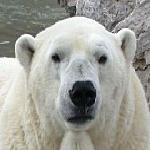
#> input picture image_classification/Image/BearHead/bearfrontal0003.jpg, 150 x 150 px; its folder holds only this picture in this run
$ jupyter execute --allow-errors Head_Detection.ipynb
#> lines starting #> are read from the running program, lines starting #| are printed output that depends on the picture
### image_classification/resizedata.py
import joblib
from skimage.io import imread
from skimage.transform import resize
import os

def resize_data(src, pklname, include, width=150, height=None):
    """
    load images from path, resize them and write them as arrays to a dictionary,
    together with labels and metadata. The dictionary is written to a pickle file
    named '{pklname}_{width}x{height}px.pkl'.

    Parameter
    ---------
    src: str
        path to data
    pklname: str
        path to output file
    width: int
        target width of the image in pixels
    include: set[str]
        set containing str
    """
#> called with src = 'Image', pklname = 'animal_faces', width = 80

    height = height if height is not None else width

    data = dict()
    data['description'] = 'resized ({0}x{1})animal images in rgb'.format(int(width), int(height))
    data['label'] = []
    data['filename'] = []
    data['data'] = []

    pklname = f"Output/{pklname}_{width}x{height}px.pkl"

    # read all images in PATH, resize and write to DESTINATION_PATH
    for subdir in os.listdir(src):
        if subdir in include:
            print(subdir)
            current_path = os.path.join(src, subdir)

            for file in os.listdir(current_path):
                if file[-3:] in {'jpg', 'png'}:
                    im = imread(os.path.join(current_path, file))
#> im is the input picture: shape (150, 150, 3); mean R, G, B 160.6, 160.7, 153.8
                    im = resize(im, (width, height)) #[:,:,::-1]
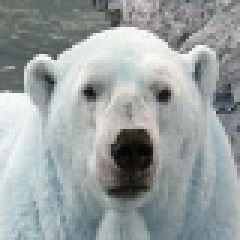
#> im: shape (80, 80, 3) float64 (shown 3 times larger); mean B, G, R 0.63, 0.63, 0.603
                    data['label'].append(subdir[:-4])
                    data['filename'].append(file)
                    data['data'].append(im)

        joblib.dump(data, pklname)
#> pass 2 of the loop in resize_data, `for subdir in os.listdir(src):`:
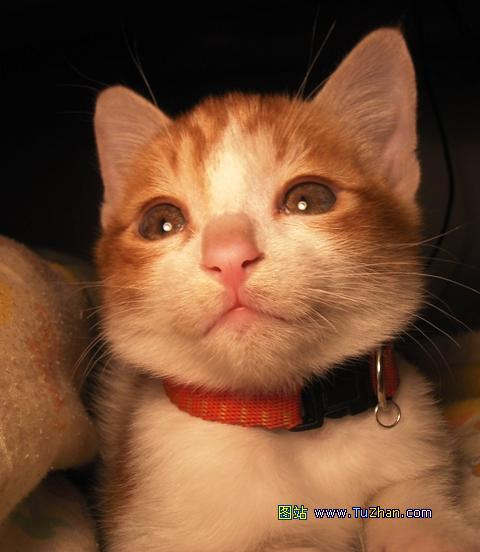
#> input picture image_classification/Image/CatHead/cat000960.jpg, 480 x 552 px
#> in resize_data, im is the input picture: shape (552, 480, 3); mean R, G, B 117.2, 77, 50.9
#> in resize_data, `im = resize(im, (width, height))`:
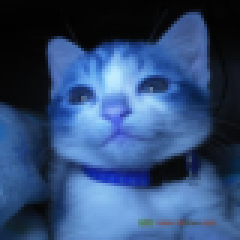
#> im: shape (80, 80, 3) float64 (shown 3 times larger); mean B, G, R 0.46, 0.302, 0.2

### image_classification/Head_Detection.ipynb
# Head Detection among images

reference : https://kapernikov.com/tutorial-image-classification-with-scikit-learn/

[cell 1]
# loading libraries
# System
import os
import joblib
from collections import Counter


# Image processing
import skimage
from skimage.transform import resize
from skimage.feature import hog
from skimage.io import imread
from skimage.transform import rescale

# Data Processing
import numpy as np
import pandas as pd

# data viz
import matplotlib.pyplot as plt
from plotly.offline import init_notebook_mode, iplot, plot
import plotly as py
init_notebook_mode(connected=True)
import plotly.graph_objs as go
import plotly.figure_factory as ff

# Machine Learning
from sklearn.model_selection import train_test_split
from sklearn.model_selection import cross_val_predict
from sklearn.base import BaseEstimator, TransformerMixin
from sklearn.preprocessing import StandardScaler, Normalizer, MinMaxScaler, RobustScaler, MaxAbsScaler
from sklearn.pipeline import Pipeline
from sklearn.linear_model import SGDClassifier
from sklearn import svm
from sklearn.naive_bayes import GaussianNB, MultinomialNB, BernoulliNB
from sklearn.model_selection import GridSearchCV
from sklearn.metrics import classification_report, confusion_matrix, plot_confusion_matrix

# Preparing the data set

[cell 2]
data_path = r'Image'

print(os.listdir(data_path))

Nombre de labels : all animals

[cell 3]
# load functions and classes
from resizedata import resize_data
from transformers import RGB2GrayTransformer, HogTransformer

base_name = 'animal_faces'
width = 80

include = os.listdir(data_path)

resize_data(src=data_path, pklname=base_name, include=include, width=width)

Let’s load the data from disk and print a summary.

[cell 4]
from collections import Counter

data = joblib.load(f'Output/{base_name}_{width}x{width}px.pkl')

# data2 = joblib.load(f'Output/{pklname2}_{width}x{width}px.pkl')

print('number of samples: ', len(data['data']))
print('keys: ', list(data.keys()))
print('description: ', data['description'])
print('image shape: ', data['data'][0].shape)
print('labels:', np.unique(data['label']))

Counter(data['label'])

The images below show an example of each animal included.

[cell 5]
labels = np.unique(data['label'])

fig, axes = plt.subplots(1, len(labels))
fig.set_size_inches(15,15)
for ax, label in zip(axes, labels):
    idx = data['label'].index(label)
    ax.imshow(data['data'][idx])
    ax.axis('off')
    ax.set_title(label)
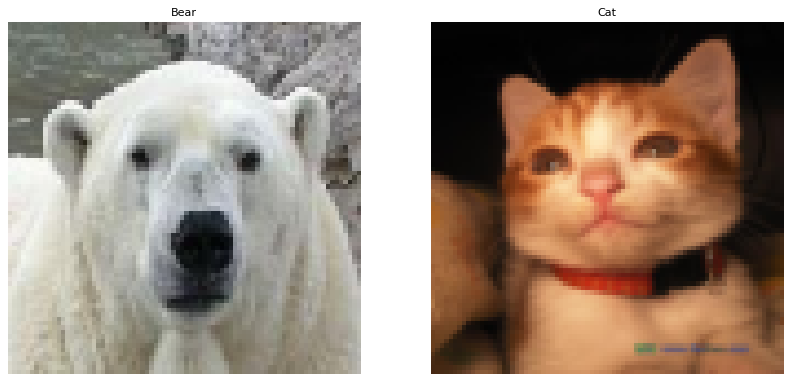
#> figure drawn by matplotlib, 2 panels

By convention, we name the input data X and result (labels) y.

[cell 6]
# [4 lines of commented-out code are left out]

[cell 7]
X = np.array(data['data'])

y = np.array(data['label'])

# Training & test dataset

[cell 8]
from sklearn.model_selection import train_test_split

#> (the rest of this cell did not finish here and is left out)

To verify that the distribution of photos in the training and test set is similar, let’s look at the relative number of photos per category.

[cell 9]
# [27 lines left out: function plot_bar, not called in this run]

plt.suptitle('relative amount of photos per type')
#> (the rest of this cell did not finish here and is left out)

# Processing

A classic approach to object recognition is HOG-SVM, which stands for Histogram of Oriented Gradients and Support Vector Machines. HOGs are used for feature reduction, in other words: for lowering the complexity of the problem, while maintaining as much variation as possible.

To calculate a HOG, an image is divided into blocks, for example 8 by 8 pixels. For each of these blocks, the magnitude of the gradient in a given number of directions is calculated. For a detailed explanation, we refer to http://www.learnopencv.com/histogram-of-oriented-gradients/.

Here we will just look at an example:

[cell 10]
from skimage.feature import hog
from skimage.io import imread
from skimage.transform import rescale

dog = imread('assets/White_German_Shepherd_Dog_Posing.jpg', as_gray=True)
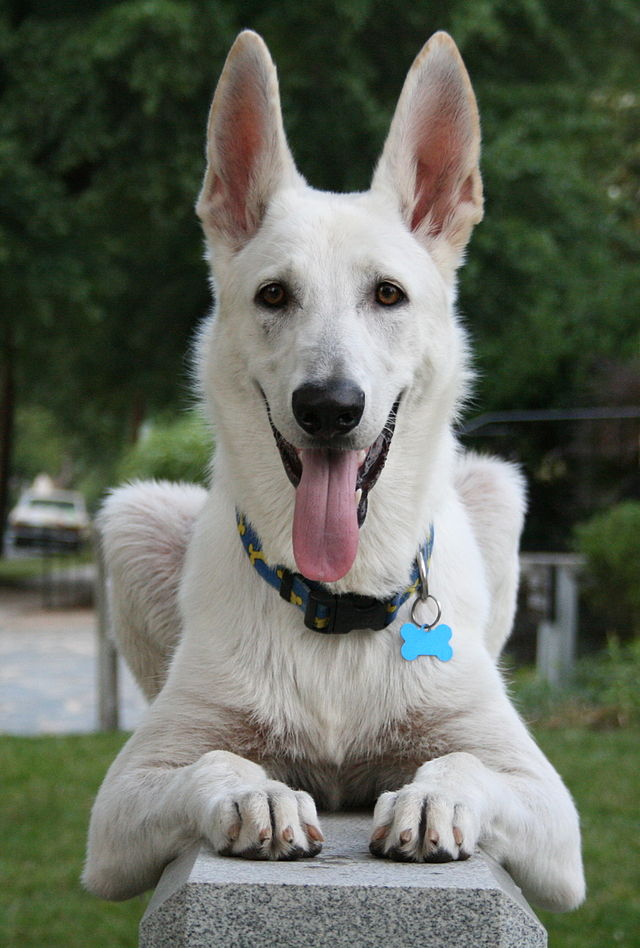
#> input picture image_classification/assets/White_German_Shepherd_Dog_Posing.jpg, 640 x 948 px
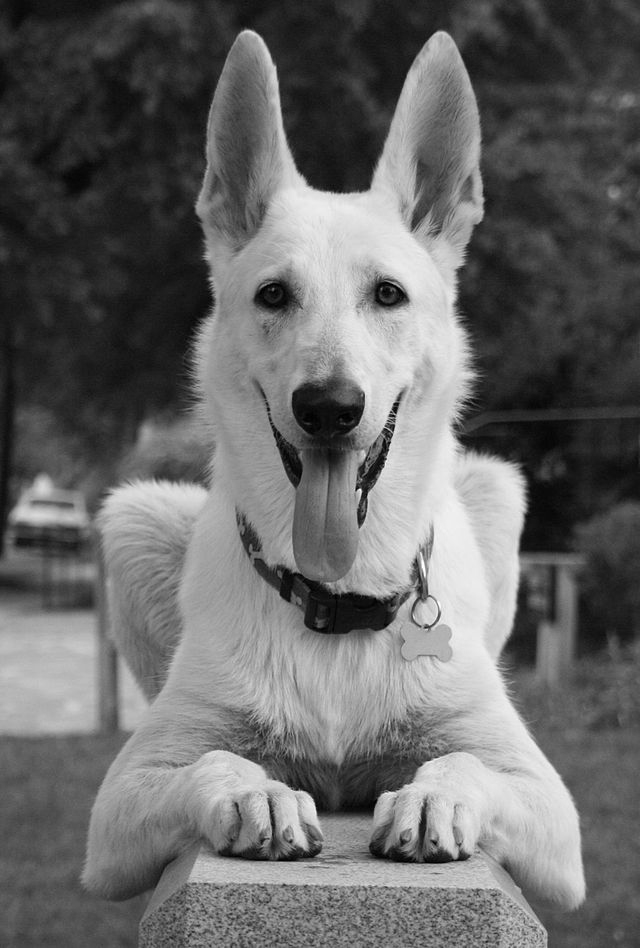
#> dog: shape (948, 640) float64; min 0, max 1, mean 0.411
# https://en.wikipedia.org/wiki/German_Shepherd#/media/File:Kim_at_14_weeks.jpg

# scale down the image to one third
dog = rescale(dog, 1/3, mode='reflect')
#> dog: shape (316, 213) float64
# calculate the hog and return a visual representation.
dog_hog, dog_hog_img = hog(
    dog, pixels_per_cell=(14,14),
    cells_per_block=(2, 2),
    orientations=9,
    visualize=True,
    block_norm='L2-Hys')
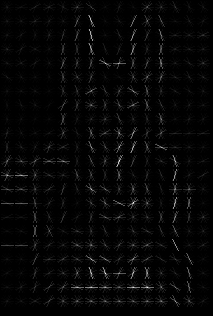
#> dog_hog_img: shape (316, 213) float64; min 0, max 0.169, mean 0.00391; drawn with min black and max white
#> dog_hog = 10584 values, max 0.513 at index 7060, min 0 at index 6570, mean 0.138

fig, ax = plt.subplots(1,2)
fig.set_size_inches(8,6)
# remove ticks and their labels
[a.tick_params(bottom=False, left=False, labelbottom=False, labelleft=False)
    for a in ax]

ax[0].imshow(dog, cmap='gray')
ax[0].set_title('dog')
ax[1].imshow(dog_hog_img, cmap='gray')
ax[1].set_title('hog')
plt.show()

[cell 11]
print('number of pixels: ', dog.shape[0] * dog.shape[1])
#| number of pixels:  67308
print('number of hog features: ', dog_hog.shape[0])
#| number of hog features:  10584

The number of data points to process in our model has been reduced to ~15%, and with some imagination we can still recognise a dog in the HOG.

# Transformers

When calculating our HOG, we performed a transformation. We can transform our entire data set using transformers. These are objects that take in the array of data, transform each item and return the resulting data.

Here, we need to convert colour images to grayscale, calculate their HOGs and finally scale the data. For this, we use three transformers in a row: RGB2GrayTransformer, HOGTransformer and StandardScaler. The final result is an array with a HOG for every image in the input.

Scikit-learn comes with many built-in transformers, such as a StandardScaler to scale features and a Binarizer to map string features to numerical features. In addition, it provides the BaseEstimator and TransformerMixin classes to facilitate making your own Transformers.

A custom transformer can be made by inheriting from these two classes and implementing an __init__, fit and transform method. The TransformerMixin class provides the fit_transform method, which combines the fit and transform that we implemented.

Below, we define the RGB2GrayTransformer and HOGTransformer.

[cell 12]
from sklearn.base import BaseEstimator, TransformerMixin

class RGB2GrayTransformer(BaseEstimator, TransformerMixin):
    """
    Convert an array of RGB images to grayscale
    """

    def __init__(self):
        pass

    def fit(self, X, y=None):
        """returns itself"""
        return self

    def transform(self, X, y=None):
        """perform the transformation and return an array"""
        return np.array([skimage.color.rgb2gray(img) for img in X])


class HogTransformer(BaseEstimator, TransformerMixin):
    """
    Expects an array of 2d arrays (1 channel images)
    Calculates hog features for each img
    """

    def __init__(self, y=None, orientations=9,
                 pixels_per_cell=(8, 8),
                 cells_per_block=(3, 3), block_norm='L2-Hys'):
        self.y = y
        self.orientations = orientations
        self.pixels_per_cell = pixels_per_cell
        self.cells_per_block = cells_per_block
        self.block_norm = block_norm

    def fit(self, X, y=None):
        return self

    # [13 lines left out: function transform, not called in this run]

Note that for compatibility with scikit-learn, the fit and transform methods take both X and y as parameters, even though y is not used here.

With this, we are all set to preprocess our RGB images to scaled HOG features.

[cell 13]
from sklearn.linear_model import SGDClassifier
from sklearn.model_selection import cross_val_predict
from sklearn.preprocessing import StandardScaler, Normalizer
import skimage

# create an instance of each transformer
grayify = RGB2GrayTransformer()
hogify = HogTransformer(
    pixels_per_cell=(14, 14),
    cells_per_block=(2,2),
    orientations=9,
    block_norm='L2-Hys'
)
scalify = StandardScaler()

# call fit_transform on each transform converting X_train step by step
#> (the rest of this cell did not finish here and is left out)

# Training

The next step is to train a classifier. We will start with Stochastic Gradient Descent (SGD), because it is fast and works reasonably well.

First we create an instance and then we call the fit method passing our training data and labels.

[cell 14]
sgd_clf = SGDClassifier(random_state=42, max_iter=1000, tol=0.02)
#> (the rest of this cell did not finish here and is left out)

# Testing

To test the trained SGD classifier, we will use our test set. First, we transform it using the same transformers as before. However, we must take care that our test data will not influence the transformers. Some transformers, like PCA (Principle Component Analysis), can optimise themselves on the data before applying the transformation. To prevent this, we call transform and not fit_transform on the test data.

#> (a cell that did not finish here is left out)

Next, we make a prediction for our test set and look at the results. How many of the predictions match with y_test?

#> (a cell that did not finish here is left out)

# Confusion matrix

A percentage like the above is nice, but it is not the whole story. What about false positives, for example? To get more insight in the results, we can use a correlation matrix. This is a table where each row corresponds to a label, and each column to a prediction.

We will illustrate this using a pandas dataframe with some yes/no data.

[cell 17]
import pandas as pd

[cell 18]
labels = ['yes', 'yes', 'yes', 'yes', 'yes', 'yes', 'no',  'no', 'no', 'no']
predictions = ['yes', 'yes', 'yes', 'yes', 'no',  'no',  'yes', 'no', 'no', 'no']

# put the data in a dataframe for pretty printing
df = pd.DataFrame(
    np.c_[labels, predictions],
    columns=['true_label', 'prediction']
)
df

To create a confusion matrix, we use the confusion_matrix function from sklearn.metrics. Besides the two lists we created above, we also pass a labels array with the values of the labels. This is only to control the order in which they appear in the matrix. If we leave this out, they would appear sorted alphabetically. The columns give us the predictions, while along the index, we find the real labels.

[cell 19]
from sklearn.metrics import confusion_matrix

label_names = ['yes', 'no']
cmx = confusion_matrix(labels, predictions, labels=label_names)
df = pd.DataFrame(cmx, columns=label_names, index=label_names)
df.columns.name = 'prediction'
df.index.name = 'label'
df

The main diagonal corresponds to correct predictions. In this binary case, false positives show up below and false negatives above the diagonal.

Another way to represent this is in the form of a colormap image.

[cell 20]
plt.imshow(cmx)
plt.xticks([])
plt.yticks([])
plt.colorbar();
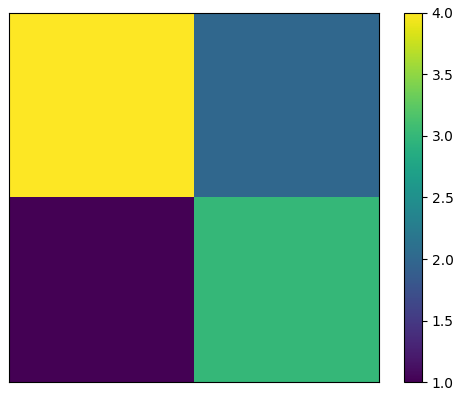
#> figure drawn by matplotlib, 2 panels

The confusion matrix for the SGD test is a 8×8 matrix. As above, correct predictions appear on the main diagonal, whereas all off-diagonal values correspond to incorrect classifications.

#> (a cell that did not finish here is left out)

The largest values are on the diagonal, hence most predictions are correct, but there are mistakes (~15%). To visualise this more clearly as an image, we do two things. First, we normalise the matrix to 100, by dividing every value by the sum of its row (i.e. the number of actual items with a specific label). Second, we set the main diagonal to 0 in order to focus on the wrong predictions.

[cell 22]
from mpl_toolkits.axes_grid1 import make_axes_locatable

def plot_confusion_matrix(cmx, vmax1=None, vmax2=None, vmax3=None):
    cmx_norm = 100*cmx / cmx.sum(axis=1, keepdims=True)
    cmx_zero_diag = cmx_norm.copy()

    np.fill_diagonal(cmx_zero_diag, 0)

    fig, ax = plt.subplots(ncols=3)
    fig.set_size_inches(12, 3)
    [a.set_xticks(range(len(cmx)+1)) for a in ax]
    [a.set_yticks(range(len(cmx)+1)) for a in ax]

    im1 = ax[0].imshow(cmx, vmax=vmax1)
    ax[0].set_title('as is')
    im2 = ax[1].imshow(cmx_norm, vmax=vmax2)
    ax[1].set_title('%')
    im3 = ax[2].imshow(cmx_zero_diag, vmax=vmax3)
    ax[2].set_title('% and 0 diagonal')

    dividers = [make_axes_locatable(a) for a in ax]
    cax1, cax2, cax3 = [divider.append_axes("right", size="5%", pad=0.1)
                        for divider in dividers]

    fig.colorbar(im1, cax=cax1)
    fig.colorbar(im2, cax=cax2)
    fig.colorbar(im3, cax=cax3)
    fig.tight_layout()

plot_confusion_matrix(cmx)

# the types appear in this order
#> (the rest of this cell did not finish here and is left out)

To draw proper conclusions, we often need to combine what we see in the confusion matrix with what we already know about the data. For example, we have quite a high percentage of eagles being classified as chickens. No offense to either eagles or chickens, but within this set they are similar. Also not all photos are very clear, perhaps we could look into different feature extraction methods or use a bit higher resolution images.

# Optimisation

An 85% score is not bad for a first attempt and with a small dataset, but it can most likely be improved. As we already have a bunch of parameters to play with, it would be nice to automate the optimisation. In the next bit, we’ll set up a pipeline that preprocesses the data, trains the model and allows us to play with parameters more easily.

The pipeline fit method takes input data and transforms it in steps by sequentially calling the fit_transform method of each transformer. The data is passed from output to input until it reaches the end or the estimator if there is one. When the last item in the pipeline is an estimator, its fit method is called to train the model using the transformed data.

The resulting object can be used directly to make predictions. Test data is passed into the predict method, which calls the transform methods, followed by predict in the final step.

A run with our system shows that the result of the pipeline is identical to the result we had before.

[cell 23]
from sklearn.pipeline import Pipeline
from sklearn import svm

HOG_pipeline = Pipeline([
    ('grayify', RGB2GrayTransformer()),
    ('hogify', HogTransformer(
        pixels_per_cell=(14, 14),
        cells_per_block=(2, 2),
        orientations=9,
        block_norm='L2-Hys')
    ),
    ('scalify', Normalizer()),
    ('classify', SGDClassifier(random_state=42, max_iter=1000, tol=1e-3))
])
#> (the rest of this cell did not finish here and is left out)

# Grid search

A huge advantage here is that, by using our pipeline, we can optimise both the transformations and the classifier in a single procedure. Additionally, instead of manually modifying parameters, we will use GridSearchCV. First we define a parameter grid, as shown in the cell below.

Transformers and estimators are indicated by their name, such as ‘classify’. Their parameters are indicated by ‘name__parameter’. Our parameter grid consists of two dictionaries. In the first, we try to improve the HOGTransformer. In the second, we test SGD vs. SVM. GridSearchCV will check all combinations within each dictionary, so we will have, 2 * 2 * 3 + 2 = 14, in total. Since the optimal preprocessing can vary with the model, it is often a good idea to gridsearch them together to find the global optimum. So, a better grid would be one where the hogify and classify settings are varied together (by placing them in a single dictionary).

[cell 24]
from sklearn.model_selection import GridSearchCV

param_grid = [
    {
         'hogify__orientations': [8],
         'hogify__cells_per_block': [(3, 3)],
         'hogify__pixels_per_cell': [(8, 8)],
         'classify': [
             SGDClassifier(random_state=42, max_iter=1000, tol=1e-3),
             svm.SVC(kernel='linear', probability=True)
         ]
    }
]

Next, we create a GridSearchCV object, passing the pipeline, and parameter grid. In addition we use cv=3. This parameter sets up cross validation. This means the data set is split into folds (3 in this case) and multiple training runs are done. In each run, one fold is used for validation and the others for training. This way the model can be validated and improved against a part of the training data, without touching the test data. For the final parameter, the score, we use ‘accuracy’, the percentage of true positive predictions. In other cases it might be more useful to use check false positives or another statistic.

The n_jobs parameter specifies the number of jobs we wish to run in parallel. We set its value to -1 to use all available cores. Note that this works in notebooks in Linux and possible OSX, but not in MS Windows.

To parallelise under Windows, it is necessary to run this code from a script, inside an if __name__ == ‘__main__’ clause. Further explanation can be found in the joblib documentation.

#> (a cell that did not finish here is left out)

When the grid search is complete, the model will be trained a final time, using the full training set and the optimal parameters. We can dump the resulting object into a pickle file and load it when we want to use it. We can also use various methods to poke around in the results and the scores during the search. Note the trailing underscore in the properties: this is a scikit-learn convention, used for properties that only came into existence after a fit was performed.

#> (a cell that did not finish here is left out)

#> (a cell that did not finish here is left out)

[cell 28]
from sklearn.svm import SVC
Pipeline(steps=[('grayify', RGB2GrayTransformer()),
                ('hogify', HogTransformer(orientations=8)),
                ('scalify', StandardScaler()),
                ('classify', SVC(kernel='linear', probability=True))])
